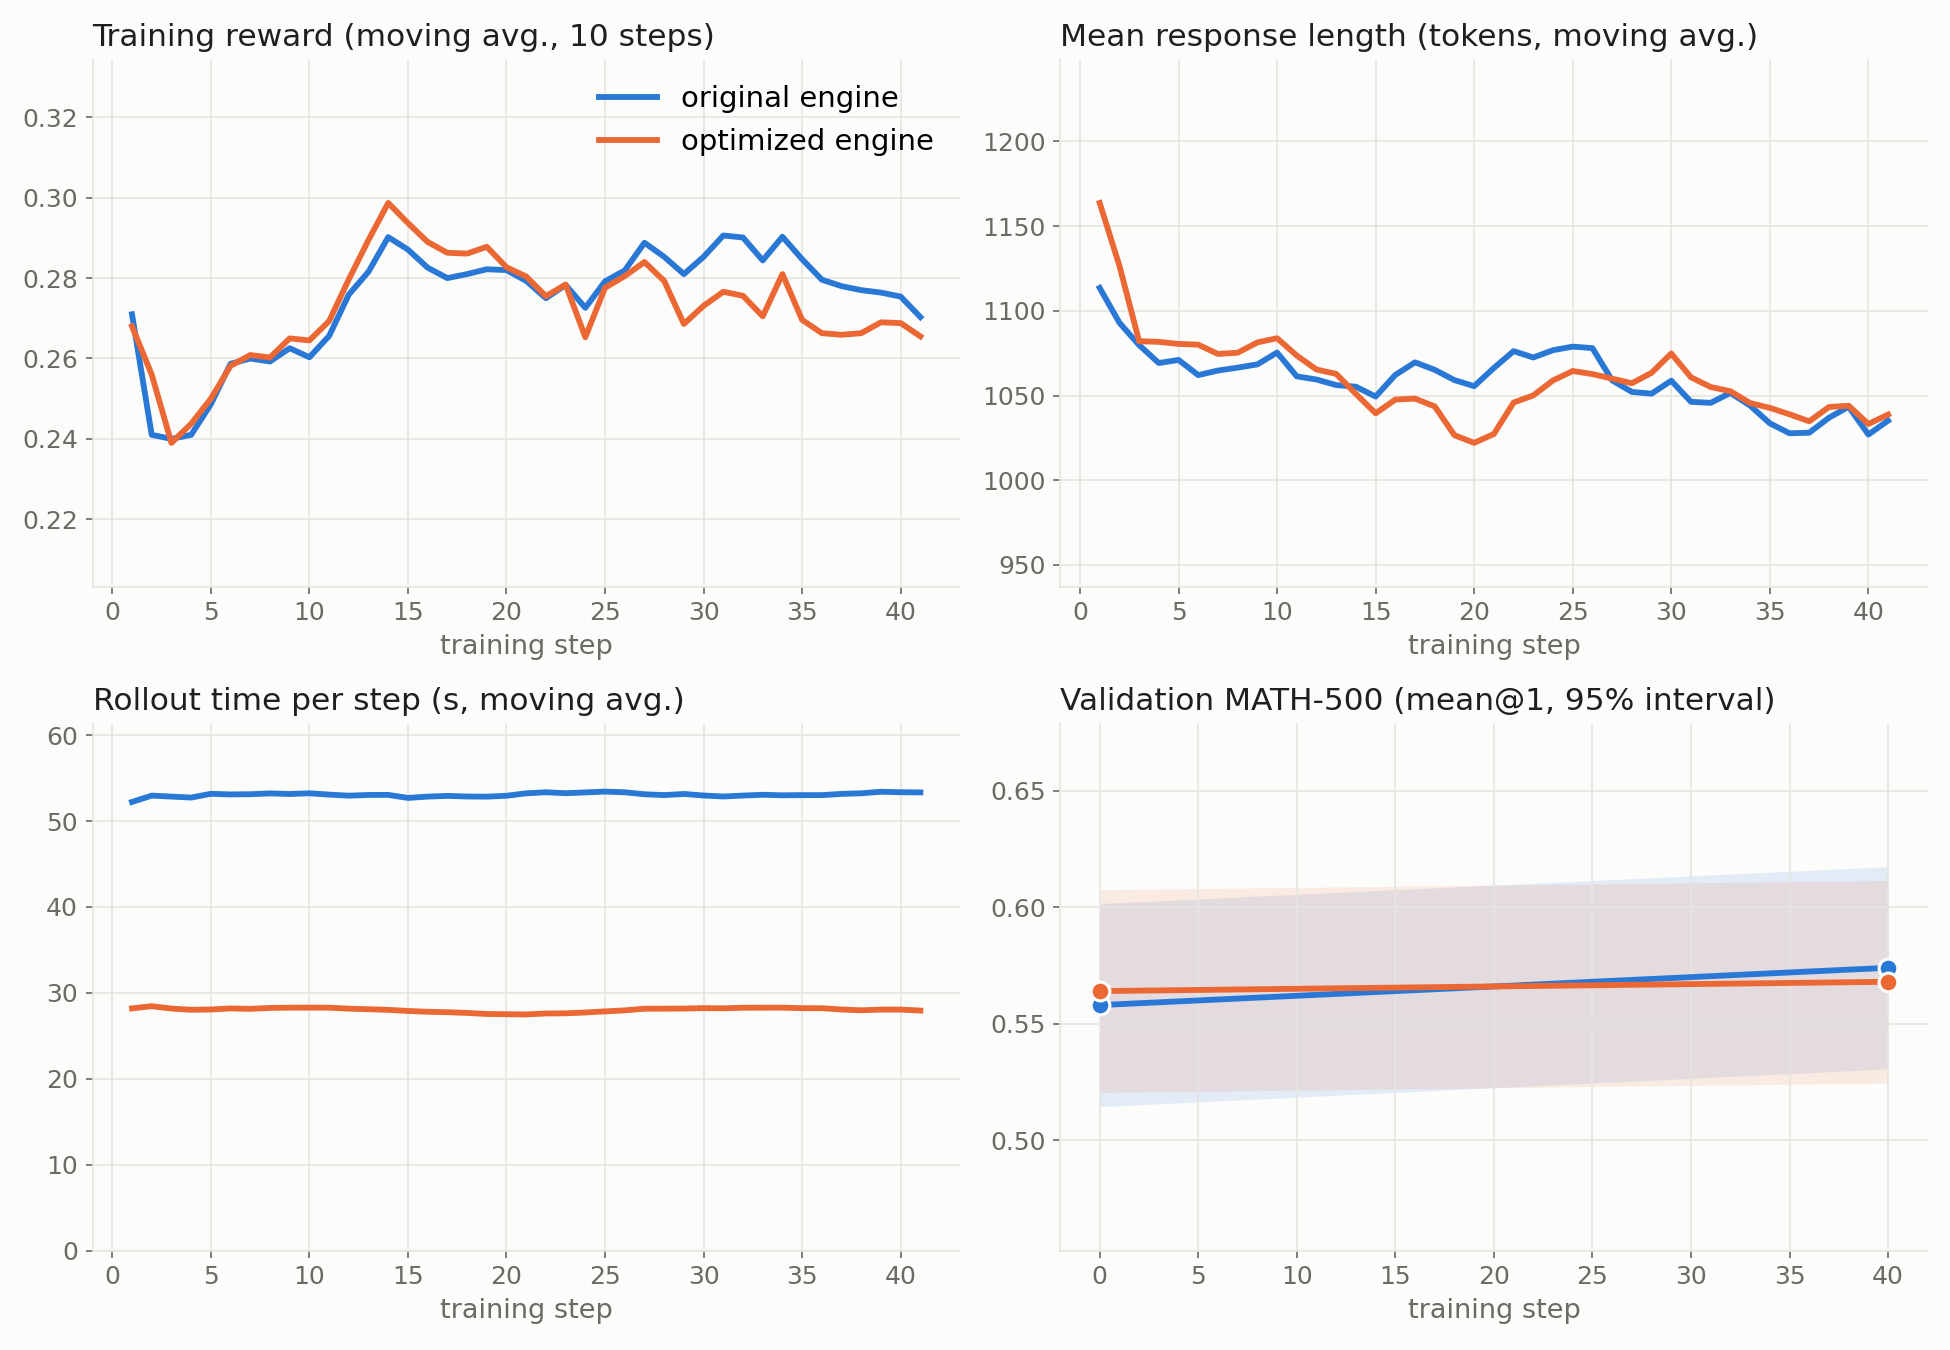

Generate this figure with Python:
"""Compare two SofT-GRPO training runs from their verl console logs.

Usage:
    python compare_training.py --a original.log --a_name "original engine" \
                               --b optimized.log --b_name "optimized engine" \
                               [--max_step N] [--out compare.png]

It parses the `step:N - key:value - ...` lines that verl prints every step and writes:
  * a figure with the training reward, the mean response length, the rollout time per step,
    and the MATH-500 validation score of both runs;
  * a markdown summary (printed) with the same numbers;
  * the `[ST-ROLLOUT-MD5]` lines of both logs (rollout checksums, printed with SOFT_ROLLOUT_MD5=1).
"""
import argparse
import re
import statistics as st

STEP_RE = re.compile(r"step:(\d+) - (.*)")
KV_RE = re.compile(r"([A-Za-z0-9_@/\-.]+):(-?[0-9.]+(?:e-?[0-9]+)?)")
MD5_RE = re.compile(r"\[ST-ROLLOUT-MD5\] (.*)")

TRAIN_KEYS = {"reward": "critic/score/mean", "length": "response_length/mean",
              "gen_s": "timing_s/gen", "step_s": "timing_s/step"}
VAL_KEYS = {"MATH-500": "val-core/math/reward/mean@1", "AMC23": "val-core/amc/reward/mean@1",
            "AIME24": "val-core/aime/reward/mean@1"}
VAL_SIZES = {VAL_KEYS["MATH-500"]: 500, VAL_KEYS["AMC23"]: 40, VAL_KEYS["AIME24"]: 30}  # problems per benchmark


def parse(path):
    steps, md5 = {}, []
    with open(path, errors="ignore") as f:
        for line in f:
            m = STEP_RE.search(line)
            if m:
                kv = dict((k, float(v)) for k, v in KV_RE.findall(m.group(2)))
                steps.setdefault(int(m.group(1)), {}).update(kv)
            m = MD5_RE.search(line)
            if m:
                md5.append(m.group(1).strip())
    return steps, md5


def series(steps, key, max_step):
    xs = sorted(s for s in steps if key in steps[s] and s <= max_step)
    return xs, [steps[s][key] for s in xs]


def moving_average(y, w):
    out = []
    for i in range(len(y)):
        lo = max(0, i - w + 1)
        out.append(sum(y[lo:i + 1]) / (i + 1 - lo))
    return out


def main():
    ap = argparse.ArgumentParser()
    ap.add_argument("--a", required=True)
    ap.add_argument("--a_name", default="original engine")
    ap.add_argument("--b", required=True)
    ap.add_argument("--b_name", default="optimized engine")
    ap.add_argument("--max_step", type=int, default=10 ** 9)
    ap.add_argument("--window", type=int, default=10, help="moving-average window for the training curves")
    ap.add_argument("--out", default="compare_training.png")
    a = ap.parse_args()

    A, A_md5 = parse(a.a)
    B, B_md5 = parse(a.b)
    last = min(max(A), max(B), a.max_step)

    # ---- summary
    print(f"## Steps compared: 1-{last}\n")
    print(f"| metric | {a.a_name} | {a.b_name} |\n|---|---|---|")
    for name, key in TRAIN_KEYS.items():
        ya = series(A, key, last)[1]
        yb = series(B, key, last)[1]
        if ya and yb:
            print(f"| mean {name} (steps 1-{last}) | {st.mean(ya):.4g} | {st.mean(yb):.4g} |")
    print(f"\n| validation (mean@1) | step | {a.a_name} | {a.b_name} |\n|---|---|---|---|")
    for name, key in VAL_KEYS.items():
        xa, ya = series(A, key, last)
        xb, yb = series(B, key, last)
        for s in sorted(set(xa) & set(xb)):
            print(f"| {name} | {s} | {ya[xa.index(s)]:.3f} | {yb[xb.index(s)]:.3f} |")
    if A_md5 or B_md5:
        print("\n## Rollout checksums ([ST-ROLLOUT-MD5], one line per rollout worker and step)\n")
        for name, rows in ((a.a_name, A_md5), (a.b_name, B_md5)):
            print(f"{name}:")
            for r in rows[:8]:
                print("   ", r)

    # ---- figure: one y-axis per panel, two series per panel (blue = A, orange = B)
    import matplotlib
    matplotlib.use("Agg")
    import matplotlib.pyplot as plt
    C_A, C_B, INK, MUTED, GRID = "#2a78d6", "#eb6834", "#1f1f1e", "#6b6a64", "#e6e5e0"
    panels = [("Training reward (moving avg., %d steps)" % a.window, TRAIN_KEYS["reward"], True),
              ("Mean response length (tokens, moving avg.)", TRAIN_KEYS["length"], True),
              ("Rollout time per step (s, moving avg.)", TRAIN_KEYS["gen_s"], True),
              ("Validation MATH-500 (mean@1, 95% interval)", VAL_KEYS["MATH-500"], False)]
    # AMC23 (40 problems) and AIME24 (30 problems) are too small for a curve; they are in the printed tables
    fig, axes = plt.subplots(2, 2, figsize=(13, 9))
    axes = axes.flatten()
    fig.patch.set_facecolor("#fcfcfb")
    for ax, (title, key, smooth) in zip(axes, panels):
        ax.set_facecolor("#fcfcfb")
        shown = []  # every plotted value (and interval edge) of both runs, for the y-range
        for steps, name, color in ((A, a.a_name, C_A), (B, a.b_name, C_B)):
            xs, ys = series(steps, key, last)
            if not xs:
                continue
            if smooth:
                ys = moving_average(ys, a.window)
                ax.plot(xs, ys, color=color, lw=2.8, label=name)
                shown += ys
            else:
                # 95% binomial interval of a mean@1 accuracy over the benchmark's problems
                n_problems = VAL_SIZES.get(key)
                if n_problems:
                    half = [1.96 * (max(y * (1 - y), 1e-9) / n_problems) ** 0.5 for y in ys]
                    ax.fill_between(xs, [y - h for y, h in zip(ys, half)], [y + h for y, h in zip(ys, half)],
                                    color=color, alpha=0.12, lw=0)
                    shown += [y - h for y, h in zip(ys, half)] + [y + h for y, h in zip(ys, half)]
                shown += ys
                ax.plot(xs, ys, color=color, lw=2.8, marker="o", ms=9, label=name,
                        markeredgecolor="#fcfcfb", markeredgewidth=1.5)
        # y-range: both runs on one shared axis, zoomed to the data with equal padding above and below.
        # The rollout time starts at 0 so that the two levels can be compared as a ratio.
        if key == TRAIN_KEYS["gen_s"]:
            ax.set_ylim(0, max(shown) * 1.15)
        elif shown:
            lo, hi = min(shown), max(shown)
            pad = max(hi - lo, 1e-3) * 0.6
            ax.set_ylim(lo - pad, hi + pad)
        ax.set_title(title, fontsize=15, color=INK, loc="left")
        ax.set_xlabel("training step", fontsize=13, color=MUTED)
        ax.grid(True, color=GRID, lw=0.8)
        ax.tick_params(colors=MUTED, labelsize=12)
        for sp in ("top", "right"):
            ax.spines[sp].set_visible(False)
        for sp in ("left", "bottom"):
            ax.spines[sp].set_color(GRID)
    axes[0].legend(frameon=False, fontsize=14, loc="upper right")
    fig.tight_layout()
    fig.savefig(a.out, dpi=150, facecolor=fig.get_facecolor())
    print(f"\nfigure: {a.out}")


if __name__ == "__main__":
    main()
